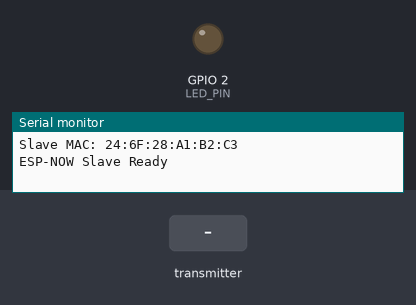
The sketch below on a simulated ESP32. Parts: output pins drawn as LEDs (lit = HIGH), the last lines printed to the serial monitor. The test bench sets the inputs (shaded band).

Above: at 1.2 s.
1.3 s: the transmitter starts sending alert = 1024
At 2.5 s:
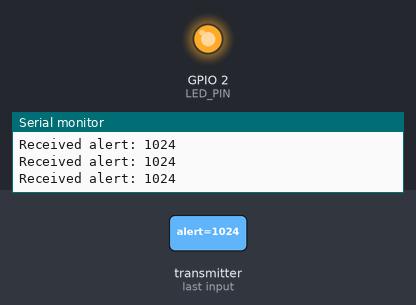
2.8 s: the transmitter starts sending alert = 0
At 3.8 s:
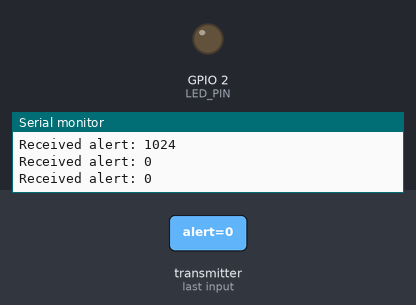
4.3 s: the transmitter starts sending alert = 2048
At 5.0 s:
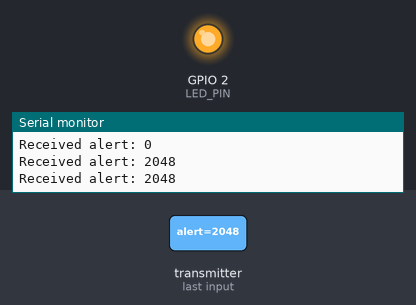
Timing chart, 0 to 7.3 s (numbered marks = the images above; inputs shaded):
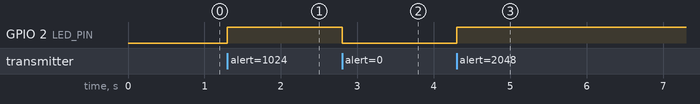

Measured:
- after the input at 1.3 s, GPIO 2 (LED_PIN): LOW → HIGH at once
- after the input at 2.8 s, GPIO 2 (LED_PIN): HIGH → LOW at once
- after the input at 4.3 s, GPIO 2 (LED_PIN): LOW → HIGH at once

The sketch:

object_detection.ino
```cpp
#include <WiFi.h>
#include <esp_now.h>

#define LED_PIN 2

typedef struct struct_message {
  int alert;
} struct_message;

struct_message incomingData;

// ✅ NEW SAFE CALLBACK (ESP32 Arduino v3 compatible)
void OnDataRecv(const esp_now_recv_info_t *info, const uint8_t *data, int len) {
  memcpy(&incomingData, data, sizeof(incomingData));

  Serial.print("Received alert: ");
  Serial.println(incomingData.alert);

  digitalWrite(LED_PIN, incomingData.alert ? HIGH : LOW);
}

void setup() {
  Serial.begin(115200);

  pinMode(LED_PIN, OUTPUT);
  digitalWrite(LED_PIN, LOW);

  // MUST be STA mode
  WiFi.mode(WIFI_STA);

  Serial.print("Slave MAC: ");
  Serial.println(WiFi.macAddress());

  // Init ESP-NOW
  if (esp_now_init() != ESP_OK) {
    Serial.println("ESP-NOW init failed");
    return;
  }

  esp_now_register_recv_cb(OnDataRecv);

  Serial.println("ESP-NOW Slave Ready");
}

void loop() {
}
```
